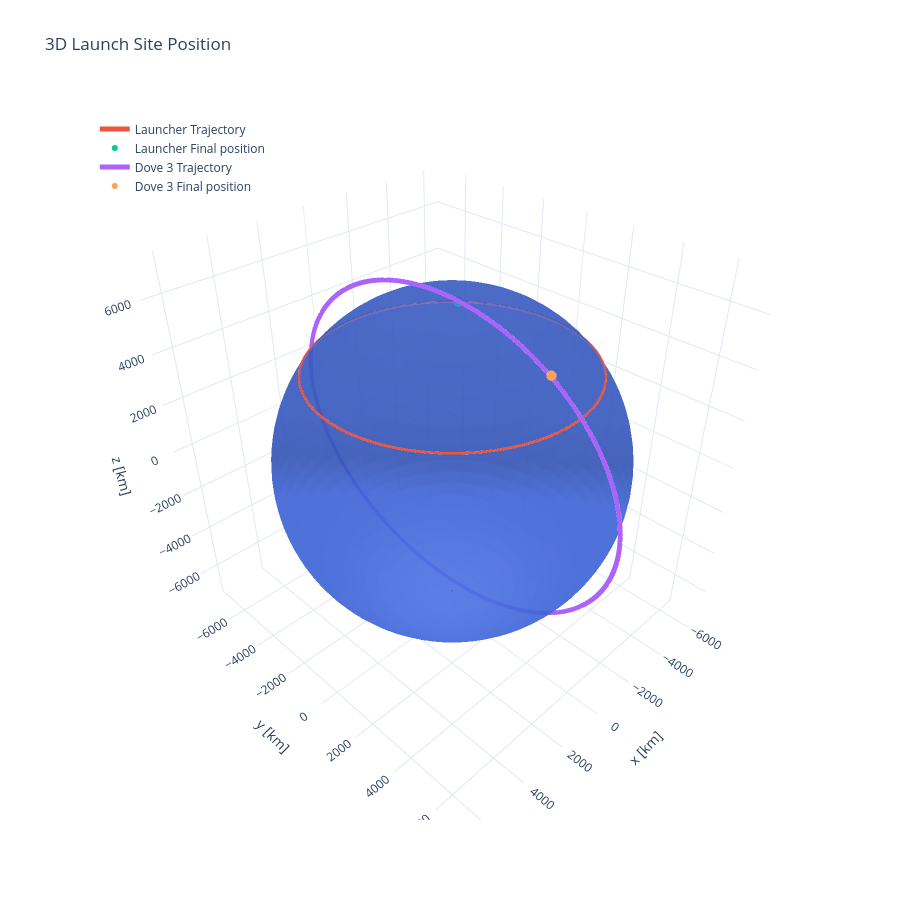

This figure's notebook cell:
### Code cell
plot_3d([launch_r_eci, dove3_r_eci], ["Launcher", "Dove 3"], title="3D Launch Site Position")

### Figure 1 — Plotly figure (JSON) as saved in the notebook; plotly's stock layout.template omitted (floating-point values rounded to 4 significant figures; data arrays with more than 128 entries replaced by an {"elided": "..."} marker saying what was removed)
{"data": [{"colorscale": [[0, "royalblue"], [1, "royalblue"]], "name": "Earth", "opacity": 0.7, "showscale": false, "type": "surface", "x": {"elided": "80x40 float values"}, "y": {"elided": "80x40 float values"}, "z": {"elided": "80x40 float values"}}, {"line": {"width": 5}, "mode": "lines", "name": "Launcher Trajectory", "type": "scatter3d", "x": {"elided": "249 float values"}, "y": {"elided": "249 float values"}, "z": {"elided": "249 float values"}}, {"marker": {"size": 6}, "mode": "markers", "name": "Launcher Final position", "type": "scatter3d", "x": [-3742.0], "y": [-3417.0], "z": [3873.0]}, {"line": {"width": 5}, "mode": "lines", "name": "Dove 3 Trajectory", "type": "scatter3d", "x": {"elided": "241 float values"}, "y": {"elided": "241 float values"}, "z": {"elided": "241 float values"}}, {"marker": {"size": 6}, "mode": "markers", "name": "Dove 3 Final position", "type": "scatter3d", "x": [338.2], "y": [4406.0], "z": [5449.0]}], "layout": {"height": 900, "legend": {"x": 0.02, "y": 0.98}, "scene": {"aspectmode": "data", "xaxis": {"title": {"text": "x [km]"}}, "yaxis": {"title": {"text": "y [km]"}}, "zaxis": {"title": {"text": "z [km]"}}}, "title": {"text": "3D Launch Site Position"}}}
